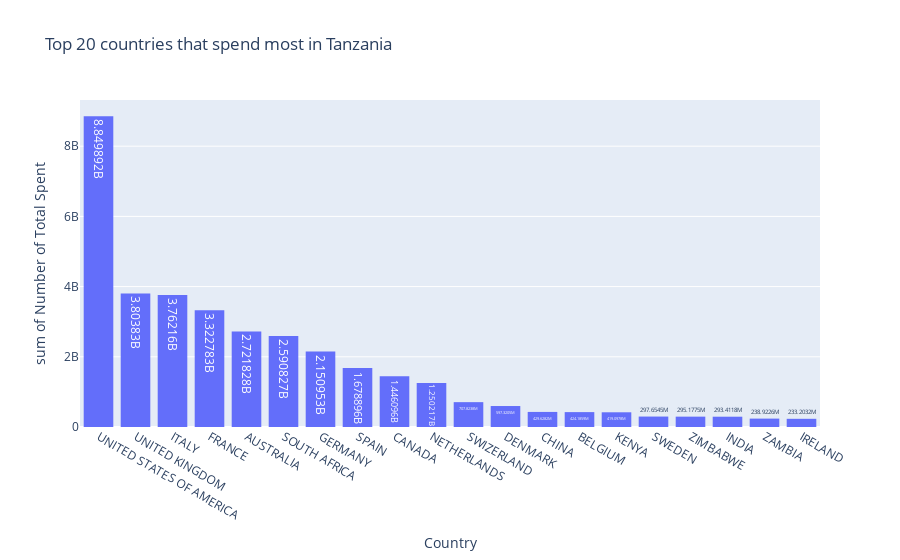

The notebook cell this image was saved under:
### Markdown cell above
Yes most top spending countries are from Europe, 6/10. However its interesting to note that Zimbabweans visit Europe but not on top 10 spenders. Lets increase the number of countries to 20 to see if it appears on the list.

### Code cell
px.histogram(df[['country','total_cost']].groupby('country').sum().sort_values('total_cost',ascending=False).head(20).reset_index(),
x='country', y = 'total_cost',text_auto=True,title='Top 20 countries that spend most in Tanzania',
labels=dict(country="Country",total_cost='Number of Total Spent'))

### Figure 1 — Plotly figure (JSON) as saved in the notebook; plotly's stock layout.template omitted (floating-point values rounded to 4 significant figures)
{"data": [{"alignmentgroup": "True", "bingroup": "x", "histfunc": "sum", "hovertemplate": "Country=%{x}<br>sum of Number of Total Spent=%{y}<extra></extra>", "legendgroup": "", "marker": {"color": "#636efa", "pattern": {"shape": ""}}, "name": "", "offsetgroup": "", "orientation": "v", "showlegend": false, "texttemplate": "%{value}", "type": "histogram", "x": ["UNITED STATES OF AMERICA", "UNITED KINGDOM", "ITALY", "FRANCE", "AUSTRALIA", "SOUTH AFRICA", "GERMANY", "SPAIN", "CANADA", "NETHERLANDS", "SWIZERLAND", "DENMARK", "CHINA", "BELGIUM", "KENYA", "SWEDEN", "ZIMBABWE", "INDIA", "ZAMBIA", "IRELAND"], "xaxis": "x", "y": [8850000000.0, 3804000000.0, 3762000000.0, 3323000000.0, 2722000000.0, 2591000000.0, 2151000000.0, 1679000000.0, 1446000000.0, 1250000000.0, 707800000.0, 597300000.0, 429628150, 424200000.0, 419100000.0, 297654522, 295200000.0, 293411778, 238900000.0, 233200000.0], "yaxis": "y"}], "layout": {"barmode": "relative", "legend": {"tracegroupgap": 0}, "title": {"text": "Top 20 countries that spend most in Tanzania"}, "xaxis": {"anchor": "y", "domain": [0, 1], "title": {"text": "Country"}}, "yaxis": {"anchor": "x", "domain": [0, 1], "title": {"text": "sum of Number of Total Spent"}}}}
